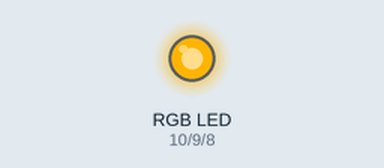
This sketch was run on a simulated Arduino Uno, built with avr-gcc and run on an emulated ATmega328P. Parts: an RGB LED mixed from three pins (HIGH = lit).

Above: at 0.1 s.
Timing chart, 0 to 1.6 s (numbered marks = the images above):
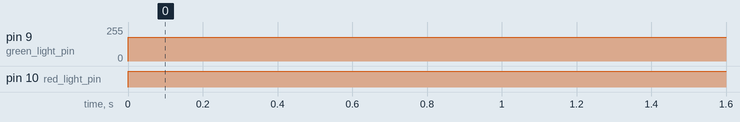

The sketch:

RGBLEDTesting.ino
```cpp
int red_light_pin= 10;
int green_light_pin = 9;
int blue_light_pin = 8;
void setup() {
  pinMode(red_light_pin, OUTPUT);
  pinMode(green_light_pin, OUTPUT);
  pinMode(blue_light_pin, OUTPUT);
}
void loop() {
  //RGB_color(255, 0, 0); // Red
  //delay(2000);
  //RGB_color(0, 255, 0); // Green
  //delay(2000);
  //RGB_color(0, 0, 255); // Blue
  //delay(2000);
  //RGB_color(255, 110, 51); // Raspberry
  //delay(2000);
  //RGB_color(0, 255, 255); // Cyan
  //delay(2000);
  //RGB_color(255, 0, 130); // Magenta
  //delay(2000);
  RGB_color(255, 180, 0); // Yellow
  //delay(2000);
  //RGB_color(255, 255, 180); // White
  //delay(2000);*/
}
void RGB_color(int red_light_value, int green_light_value, int blue_light_value)
 {
  analogWrite(red_light_pin, red_light_value);
  analogWrite(green_light_pin, green_light_value);
  analogWrite(blue_light_pin, blue_light_value);
}
```

Measured:
- by itself, pin 9 (green_light_pin): 0/255 → 180/255 at 0.00 s
- by itself, pin 10 (red_light_pin): LOW → HIGH at 0.00 s
